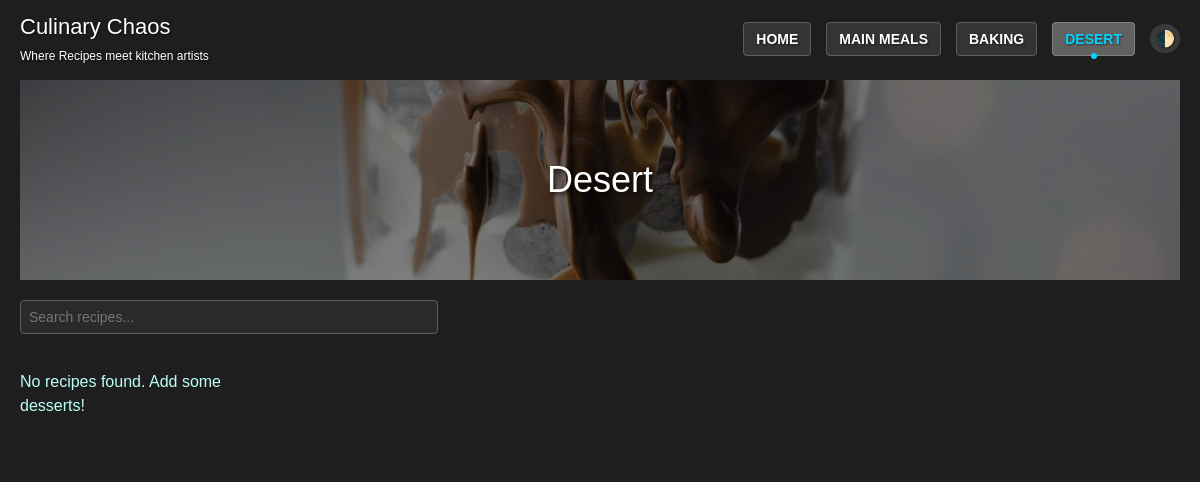
Page /desert on the earlier database version.
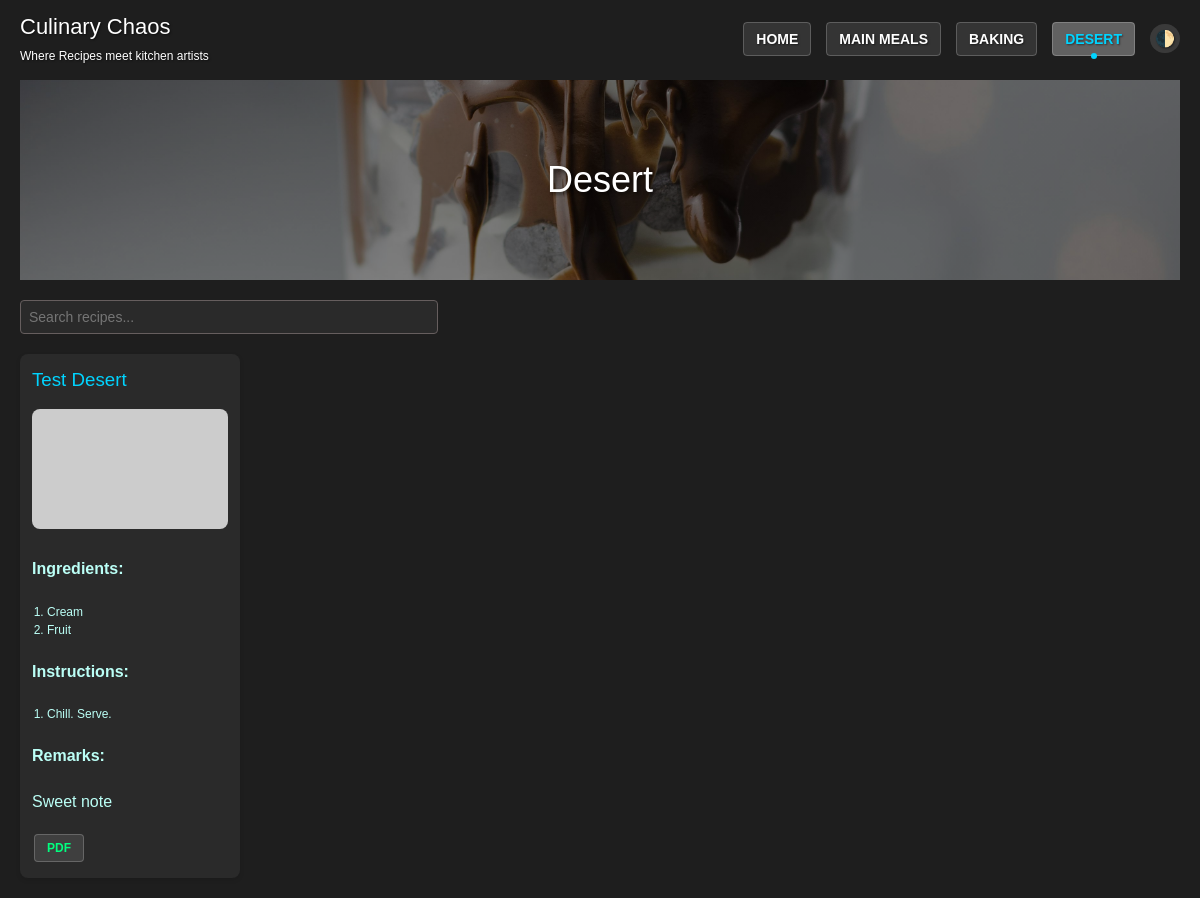
Same page on the later database version.
### tables this page shows
CREATE TABLE recipes (
                id INTEGER PRIMARY KEY AUTOINCREMENT,
                name TEXT NOT NULL,
                type TEXT NOT NULL,
                ingredients TEXT NOT NULL,
                instructions TEXT NOT NULL,
                remarks TEXT,
                image TEXT
            );

### app.py (the view)
@app.route('/desert')
def desert():
    with DBConnection() as db:
        db.execute("SELECT * FROM recipes WHERE type = 'desert'")
        recipes = [{'id': r[0], 'name': r[1], 'type': r[2], 'ingredients': r[3].split(','), 'instructions': r[4], 'remarks': r[5], 'image': r[6]} for r in db.fetchall()]
        app.logger.debug(f"Desert recipes fetched: {recipes}")
    return render_template('desert.html', recipes=recipes)

### app.py (called while the page is built)
    def __enter__(self):
        if self.use_sqlite:
            self.conn = sqlite3.connect('recipes.db')
        else:
            self.conn = psycopg2.connect(self.db_url, sslmode='require')
        self.cursor = self.conn.cursor()
        return self

    def __exit__(self, exc_type, exc_val, exc_tb):
        if exc_type is None:
            self.conn.commit()
        else:
            self.conn.rollback()
        self.cursor.close()
        self.conn.close()

    def execute(self, query, params=None):
        if self.use_sqlite:
            query = query.replace('SERIAL PRIMARY KEY', 'INTEGER PRIMARY KEY AUTOINCREMENT')
            query = query.replace('%s', '?')
        if params is not None:
            return self.cursor.execute(query, params)
        else:
            return self.cursor.execute(query)

    def fetchall(self):
        return self.cursor.fetchall()

### templates/desert.html (shortened to what this page needs)
<!DOCTYPE html>
<html lang="en">
<head>
    <link rel="stylesheet" href="{{ url_for('static', filename='styles.css') }}">
</head>
<body class="dark-theme">
    <nav class="navbar">
        <div class="navbar-brand">
            <h1>Culinary Chaos</h1>
            <span class="tagline">Where Recipes meet kitchen artists</span>
        </div>
        <ul class="nav-menu">
            <li><a href="{{ url_for('index') }}" class="nav-link">Home</a></li>
            <li><a href="{{ url_for('main_meals') }}" class="nav-link">Main Meals</a></li>
            <li><a href="{{ url_for('baking') }}" class="nav-link">Baking</a></li>
            <li><a href="{{ url_for('desert') }}" class="nav-link">Desert</a></li>
            <li><button class="theme-switcher">🌓</button></li>
        </ul>
    </nav>
    <div class="container">
        <div class="section-header desert">
            <h2>Desert</h2>
        </div>
        <input type="text" class="search-bar" placeholder="Search recipes..." oninput="searchRecipes()">
        <div class="recipe-grid">
            {% if recipes %}
            {% for recipe in recipes %}
            <div class="recipe-card">
                <h3>{{ recipe.name }}</h3>
                <img src="{{ recipe.image }}" alt="{{ recipe.name }}">
                <h4>Ingredients:</h4>
                <ol>
                    {% for ingredient in recipe.ingredients %}
                    <li>{{ ingredient }}</li>
                    {% endfor %}
                </ol>
                <h4>Instructions:</h4>
                <ol>
                    {% for instruction in recipe.instructions.split('\n') %}
                    {% if instruction.strip() %}
                    <li>{{ instruction.strip() }}</li>
                    {% endif %}
                    {% endfor %}
                </ol>
                {% if recipe.remarks %}
                <h4>Remarks:</h4>
                <p>{{ recipe.remarks }}</p>
                {% endif %}
                <a href="{{ url_for('download_recipe', id=recipe.id, format='pdf') }}"><button
                        class="pdf-btn">PDF</button></a>
            </div>
            {% endfor %}
            {% else %}
            <p>No recipes found. Add some desserts!</p>
            {% endif %}
        </div>
    </div>
</body>
</html>

Differences in the rows shown:
added recipes: name "Test Desert", ingredients "Cream" "Fruit", strip "Chill. Serve.", remarks "Sweet note"
Other differences:
text no longer shown: "No recipes found. Add some desserts!"
